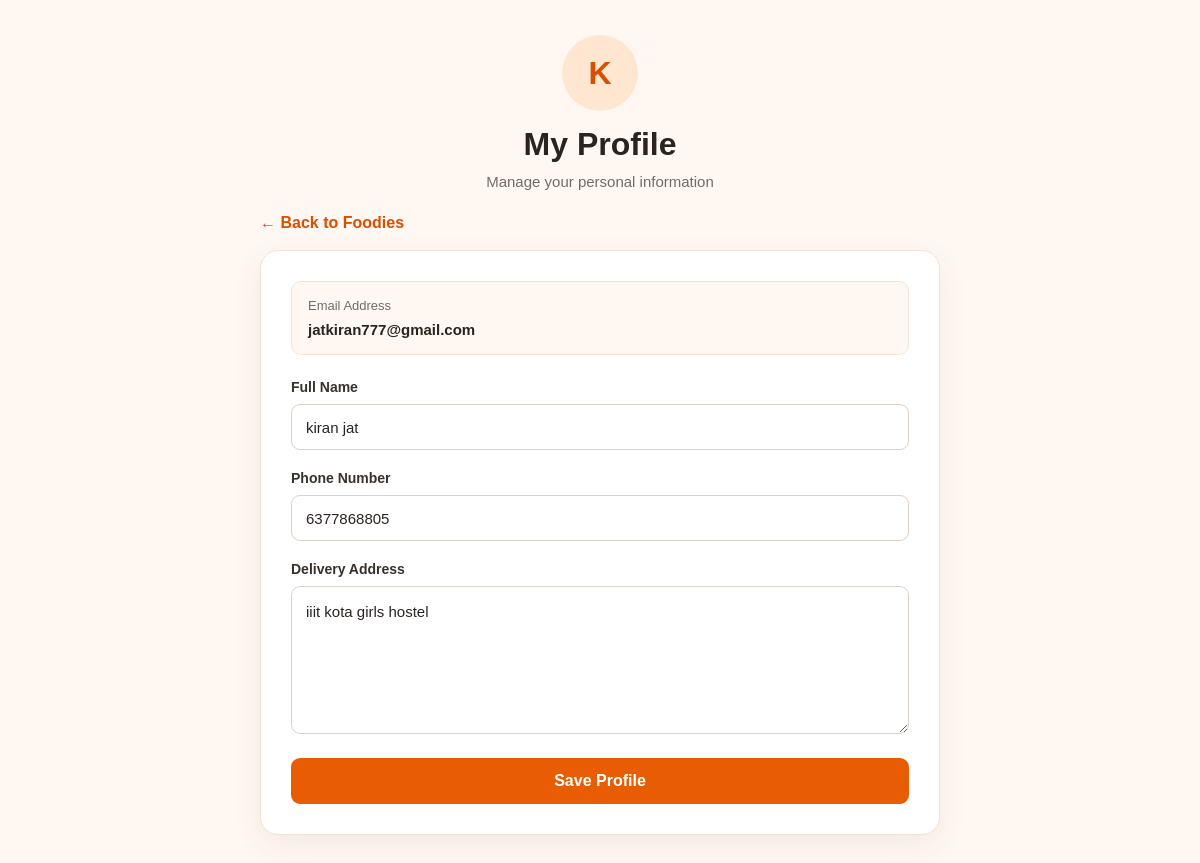
The app's page /profile.php (signed in) with its own data.
### tables this page shows
CREATE TABLE `users` (
  `id` int(11) NOT NULL AUTO_INCREMENT,
  `name` varchar(100) NOT NULL,
  `email` varchar(150) NOT NULL,
  `password` varchar(255) NOT NULL,
  `created_at` timestamp NOT NULL DEFAULT current_timestamp(),
  `role` enum('customer','admin') NOT NULL DEFAULT 'customer',
  `phone` varchar(15) DEFAULT NULL,
  `address` text DEFAULT NULL,
  `is_active` tinyint(1) NOT NULL DEFAULT 1,
  PRIMARY KEY (`id`),
  UNIQUE KEY `email` (`email`)
);

### profile.php (the view, shortened to what this page needs)
<?php
require_once __DIR__ . "/config/user_auth.php";
$user_id = (int) $_SESSION["user_id"];
$stmt = $conn->prepare(
    "SELECT name, email, phone, address
     FROM users
     WHERE id = ?"
);
$stmt->bind_param("i", $user_id);
if (!$stmt->execute()) {
    $stmt->close();
    http_response_code(500);
    exit("Unable to load profile.");
}
$result = $stmt->get_result();
$user = $result->fetch_assoc();
function e($value): string {
    return htmlspecialchars((string)$value, ENT_QUOTES, "UTF-8");
}
?>
<!DOCTYPE html>
<html lang="en">
<head>
    <link rel="stylesheet" href="assest/css/profile.css">
</head>
<body class="profile-page">
    <main class="profile-container">
        <header class="profile-header">
            <div class="profile-avatar" aria-hidden="true">
                <?= e(strtoupper(substr(trim($user["name"]), 0, 1))) ?>
            </div>
            <h1>My Profile</h1>
            <p>Manage your personal information</p>
        </header>
        <a href="index.php" class="back-link">
            &larr; Back to Foodies
        </a>
        <section class="profile-card">
            <div class="profile-email">
                <span>Email Address</span>
                <strong><?= e($user["email"]) ?></strong>
            </div>
            <form method="POST" action="profile.php" class="profile-form">
                <div class="form-group">
                    <label for="name">Full Name</label>
                    <input
                        type="text"
                        id="name"
                        name="name"
                        maxlength="150"
                        value="<?= e($user["name"]) ?>"
                        placeholder="Enter your full name"
                        required
                    >
                </div>
                <div class="form-group">
                    <label for="phone">Phone Number</label>
                    <input
                        type="tel"
                        id="phone"
                        name="phone"
                        maxlength="15"
                        value="<?= e($user["phone"] ?? "") ?>"
                        placeholder="Enter phone number"
                    >
                </div>
                <div class="form-group">
                    <label for="address">Delivery Address</label>
                    <textarea
                        id="address"
                        name="address"
                        rows="5"
                        maxlength="2000"
                        placeholder="Enter your complete delivery address"
                    ><?= e($user["address"] ?? "") ?></textarea>
                </div>
                <button type="submit" class="save-profile-btn">
                    Save Profile
                </button>
            </form>
        </section>
    </main>
</body>
</html>

### assest/css/profile.css (style rules this page uses)
body.profile-page { margin: 0; min-height: 100vh; padding: 35px 18px; box-sizing: border-box; font-family: Arial, Helvetica, sans-serif; background: #fff8f2; color: #292421; }
.profile-page * { box-sizing: border-box; }
.profile-page .profile-container { width: 100%; max-width: 680px; margin: 0 auto; }
.profile-page .profile-header { text-align: center; margin-bottom: 24px; }
.profile-page .profile-avatar { width: 76px; height: 76px; margin: 0 auto 15px; display: flex; justify-content: center; align-items: center; border-radius: 50%; background: #ffe6d1; color: #d94f00; font-size: 32px; font-weight: 700; }
.profile-page h1 { margin: 0 0 10px; font-size: 32px; color: #292421; }
.profile-page .profile-header p { margin: 0; color: #766b63; font-size: 15px; }
.profile-page .back-link { display: inline-block; margin: 0 0 18px; color: #d94f00; font-weight: 600; text-decoration: none; }
.profile-page .profile-card { padding: 30px; background: #ffffff; border: 1px solid #f1e3d8; border-radius: 18px; box-shadow: 0 10px 30px rgba(70, 40, 20, 0.07); }
.profile-page .profile-email { display: flex; flex-direction: column; gap: 8px; padding: 16px; margin-bottom: 24px; border-radius: 10px; background: #fff8f2; border: 1px solid #f1e3d8; overflow-wrap: anywhere; }
.profile-page .profile-email span { color: #766b63; font-size: 13px; }
.profile-page .profile-email strong { color: #292421; font-size: 15px; font-weight: 600; }
.profile-page .profile-form { display: flex; flex-direction: column; gap: 20px; }
.profile-page .form-group { display: flex; flex-direction: column; gap: 9px; }
.profile-page .form-group label { font-size: 14px; font-weight: 600; color: #39312b; }
.profile-page .form-group input, .profile-page .form-group textarea { width: 100%; padding: 13px 14px; border: 1px solid #ded2c8; border-radius: 9px; background: #ffffff; color: #292421; font: inherit; font-size: 15px; outline: none; transition: border-color 0.2s, box-shadow 0.2s; }
.profile-page .form-group input { min-height: 46px; }
.profile-page .form-group textarea { min-height: 120px; resize: vertical; line-height: 1.6; }
.profile-page .form-group input::placeholder, .profile-page .form-group textarea::placeholder { color: #a59a91; }
.profile-page .save-profile-btn { width: 100%; padding: 14px 20px; margin-top: 4px; border: none; border-radius: 9px; background: #e85d04; color: #ffffff; font-size: 16px; font-weight: 600; cursor: pointer; transition: background 0.2s, transform 0.2s; }

### records on screen
users: name "K", email "jatkiran777@gmail.com", name "kiran jat", phone "6377868805", address "iiit kota girls hostel"
